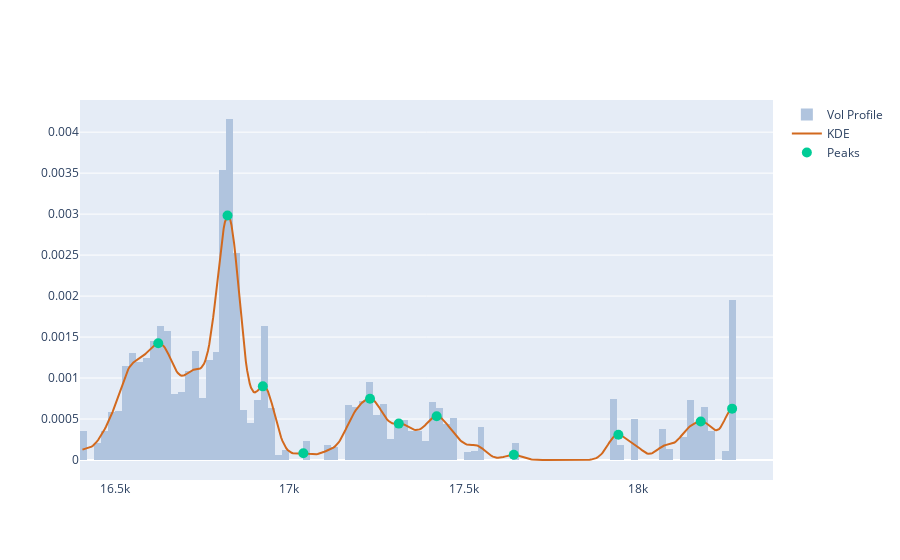

Source (notebook cell):
### Code cell
peaks,_ = signal.find_peaks(kdy)
pkx = xr[peaks]
pky = kdy[peaks]

pk_marker_args=dict(size=10)
fig = get_dist_plot(close, volume, xr, kdy)
fig.add_trace(go.Scatter(name="Peaks", x=pkx, y=pky, mode='markers', marker=pk_marker_args))

### Figure 1 — Plotly figure (JSON) as saved in the notebook; plotly's stock layout.template omitted (floating-point values rounded to 4 significant figures; data arrays with more than 128 entries replaced by an {"elided": "..."} marker saying what was removed)
{"data": [{"histfunc": "sum", "histnorm": "probability density", "marker": {"color": "#B0C4DE"}, "name": "Vol Profile", "nbinsx": 150, "type": "histogram", "x": {"elided": "1000 float values"}, "y": {"elided": "1000 float values"}}, {"marker": {"color": "#D2691E"}, "mode": "lines", "name": "KDE", "type": "scatter", "x": {"elided": "500 float values"}, "y": {"elided": "500 float values"}}, {"marker": {"size": 10}, "mode": "markers", "name": "Peaks", "type": "scatter", "x": [16620.0, 16820.0, 16920.0, 17040.0, 17230.0, 17310.0, 17420.0, 17640.0, 17940.0, 18180.0, 18270.0], "y": [0.001424, 0.002983, 0.0008985, 8.29e-05, 0.0007474, 0.0004443, 0.0005334, 6.413e-05, 0.0003088, 0.0004688, 0.0006265]}], "layout": {"autosize": true, "xaxis": {"autorange": true, "range": [16400, 18380.0], "type": "linear"}, "yaxis": {"autorange": true, "range": [-0.000337, 0.004397], "type": "linear"}}}
